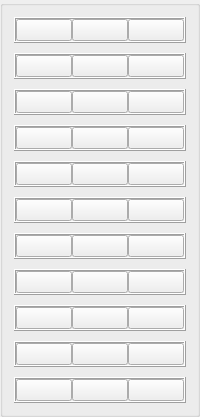
                 <widget class="QGroupBox" name="groupBox_6">
                  <layout class="QVBoxLayout" name="verticalLayout_4">
                   <property name="spacing">
                    <number>10</number>
                   </property>
                   <item>
                    <widget class="QFrame" name="frame_9">
                     <property name="frameShape">
                      <enum>QFrame::Box</enum>
                     </property>
                     <property name="frameShadow">
                      <enum>QFrame::Raised</enum>
                     </property>
                     <layout class="QHBoxLayout" name="horizontalLayout_2">
                      <property name="spacing">
                       <number>0</number>
                      </property>
                      <property name="leftMargin">
                       <number>0</number>
                      </property>
                      <property name="topMargin">
                       <number>0</number>
                      </property>
                      <property name="rightMargin">
                       <number>0</number>
                      </property>
                      <property name="bottomMargin">
                       <number>0</number>
                      </property>
                      <item>
                       <widget class="QPushButton" name="btn_stick_1">
                        <property name="text">
                         <string/>
                        </property>
                        <property name="icon">
                         <iconset resource="resource_rc.qrc">
                          <normaloff>:/icon/Icon/check_24dp_000000_FILL0_wght400_GRAD0_opsz24.png</normaloff>:/icon/Icon/check_24dp_000000_FILL0_wght400_GRAD0_opsz24.png</iconset>
                        </property>
                       </widget>
                      </item>
                      <item>
                       <widget class="QPushButton" name="btn_sample_1">
                        <property name="text">
                         <string/>
                        </property>
                        <property name="icon">
                         <iconset resource="resource_rc.qrc">
                          <normaloff>:/icon/Icon/search_24dp_000000_FILL0_wght400_GRAD200_opsz24.png</normaloff>
                          <normalon>:/icon/Icon/search_24dp_000000_FILL0_wght400_GRAD200_opsz24.png</normalon>:/icon/Icon/search_24dp_000000_FILL0_wght400_GRAD200_opsz24.png</iconset>
                        </property>
                       </widget>
                      </item>
                      <item>
                       <widget class="QPushButton" name="btn_delete_1">
                        <property name="text">
                         <string/>
                        </property>
                        <property name="icon">
                         <iconset resource="resource_rc.qrc">
                          <normaloff>:/icon/Icon/delete_24dp_000000_FILL0_wght400_GRAD200_opsz24.png</normaloff>:/icon/Icon/delete_24dp_000000_FILL0_wght400_GRAD200_opsz24.png</iconset>
                        </property>
                       </widget>
                      </item>
                     </layout>
                    </widget>
                   </item>
                   <item>
                    <widget class="QFrame" name="frame_10">
                     <property name="frameShape">
                      <enum>QFrame::Box</enum>
                     </property>
                     <property name="frameShadow">
                      <enum>QFrame::Raised</enum>
                     </property>
                     <layout class="QHBoxLayout" name="horizontalLayout_3">
                      <property name="spacing">
                       <number>0</number>
                      </property>
                      <property name="leftMargin">
                       <number>0</number>
                      </property>
                      <property name="topMargin">
                       <number>0</number>
                      </property>
                      <property name="rightMargin">
                       <number>0</number>
                      </property>
                      <property name="bottomMargin">
                       <number>0</number>
                      </property>
                      <item>
                       <widget class="QPushButton" name="btn_stick_2">
                        <property name="text">
                         <string/>
                        </property>
                        <property name="icon">
                         <iconset resource="resource_rc.qrc">
                          <normaloff>:/icon/Icon/check_24dp_000000_FILL0_wght400_GRAD0_opsz24.png</normaloff>:/icon/Icon/check_24dp_000000_FILL0_wght400_GRAD0_opsz24.png</iconset>
                        </property>
                       </widget>
                      </item>
                      <item>
                       <widget class="QPushButton" name="btn_sample_2">
                        <property name="text">
                         <string/>
                        </property>
                        <property name="icon">
                         <iconset resource="resource_rc.qrc">
                          <normaloff>:/icon/Icon/search_24dp_000000_FILL0_wght400_GRAD200_opsz24.png</normaloff>
                          <normalon>:/icon/Icon/search_24dp_000000_FILL0_wght400_GRAD200_opsz24.png</normalon>:/icon/Icon/search_24dp_000000_FILL0_wght400_GRAD200_opsz24.png</iconset>
                        </property>
                       </widget>
                      </item>
                      <item>
                       <widget class="QPushButton" name="btn_delete_2">
                        <property name="text">
                         <string/>
                        </property>
                        <property name="icon">
                         <iconset resource="resource_rc.qrc">
                          <normaloff>:/icon/Icon/delete_24dp_000000_FILL0_wght400_GRAD200_opsz24.png</normaloff>:/icon/Icon/delete_24dp_000000_FILL0_wght400_GRAD200_opsz24.png</iconset>
                        </property>
                       </widget>
                      </item>
                     </layout>
                    </widget>
                   </item>
                   <item>
                    <widget class="QFrame" name="frame_13">
                     <property name="frameShape">
                      <enum>QFrame::Box</enum>
                     </property>
                     <property name="frameShadow">
                      <enum>QFrame::Raised</enum>
                     </property>
                     <layout class="QHBoxLayout" name="horizontalLayout_6">
                      <property name="spacing">
                       <number>0</number>
                      </property>
                      <property name="leftMargin">
                       <number>0</number>
                      </property>
                      <property name="topMargin">
                       <number>0</number>
                      </property>
                      <property name="rightMargin">
                       <number>0</number>
                      </property>
                      <property name="bottomMargin">
                       <number>0</number>
                      </property>
                      <item>
                       <widget class="QPushButton" name="btn_stick_3">
                        <property name="text">
                         <string/>
                        </property>
                        <property name="icon">
                         <iconset resource="resource_rc.qrc">
                          <normaloff>:/icon/Icon/check_24dp_000000_FILL0_wght400_GRAD0_opsz24.png</normaloff>:/icon/Icon/check_24dp_000000_FILL0_wght400_GRAD0_opsz24.png</iconset>
                        </property>
                       </widget>
                      </item>
                      <item>
                       <widget class="QPushButton" name="btn_sample_3">
                        <property name="text">
                         <string/>
                        </property>
                        <property name="icon">
                         <iconset resource="resource_rc.qrc">
                          <normaloff>:/icon/Icon/search_24dp_000000_FILL0_wght400_GRAD200_opsz24.png</normaloff>
                          <normalon>:/icon/Icon/search_24dp_000000_FILL0_wght400_GRAD200_opsz24.png</normalon>:/icon/Icon/search_24dp_000000_FILL0_wght400_GRAD200_opsz24.png</iconset>
                        </property>
                       </widget>
                      </item>
                      <item>
                       <widget class="QPushButton" name="btn_delete_3">
                        <property name="text">
                         <string/>
                        </property>
                        <property name="icon">
                         <iconset resource="resource_rc.qrc">
                          <normaloff>:/icon/Icon/delete_24dp_000000_FILL0_wght400_GRAD200_opsz24.png</normaloff>:/icon/Icon/delete_24dp_000000_FILL0_wght400_GRAD200_opsz24.png</iconset>
                        </property>
                       </widget>
                      </item>
                     </layout>
                    </widget>
                   </item>
                   <item>
                    <widget class="QFrame" name="frame_16">
                     <property name="frameShape">
                      <enum>QFrame::Box</enum>
                     </property>
                     <property name="frameShadow">
                      <enum>QFrame::Raised</enum>
                     </property>
                     <layout class="QHBoxLayout" name="horizontalLayout_7">
                      <property name="spacing">
                       <number>0</number>
                      </property>
                      <property name="leftMargin">
                       <number>0</number>
                      </property>
                      <property name="topMargin">
                       <number>0</number>
                      </property>
                      <property name="rightMargin">
                       <number>0</number>
                      </property>
                      <property name="bottomMargin">
                       <number>0</number>
                      </property>
                      <item>
                       <widget class="QPushButton" name="btn_stick_4">
                        <property name="text">
                         <string/>
                        </property>
                        <property name="icon">
                         <iconset resource="resource_rc.qrc">
                          <normaloff>:/icon/Icon/check_24dp_000000_FILL0_wght400_GRAD0_opsz24.png</normaloff>:/icon/Icon/check_24dp_000000_FILL0_wght400_GRAD0_opsz24.png</iconset>
                        </property>
                       </widget>
                      </item>
                      <item>
                       <widget class="QPushButton" name="btn_sample_4">
                        <property name="text">
                         <string/>
                        </property>
                        <property name="icon">
                         <iconset resource="resource_rc.qrc">
                          <normaloff>:/icon/Icon/search_24dp_000000_FILL0_wght400_GRAD200_opsz24.png</normaloff>
                          <normalon>:/icon/Icon/search_24dp_000000_FILL0_wght400_GRAD200_opsz24.png</normalon>:/icon/Icon/search_24dp_000000_FILL0_wght400_GRAD200_opsz24.png</iconset>
                        </property>
                       </widget>
                      </item>
                      <item>
                       <widget class="QPushButton" name="btn_delete_4">
                        <property name="text">
                         <string/>
                        </property>
                        <property name="icon">
                         <iconset resource="resource_rc.qrc">
                          <normaloff>:/icon/Icon/delete_24dp_000000_FILL0_wght400_GRAD200_opsz24.png</normaloff>:/icon/Icon/delete_24dp_000000_FILL0_wght400_GRAD200_opsz24.png</iconset>
                        </property>
                       </widget>
                      </item>
                     </layout>
                    </widget>
                   </item>
                   <item>
                    <widget class="QFrame" name="frame_17">
                     <property name="frameShape">
                      <enum>QFrame::Box</enum>
                     </property>
                     <property name="frameShadow">
                      <enum>QFrame::Raised</enum>
                     </property>
                     <layout class="QHBoxLayout" name="horizontalLayout_8">
                      <property name="spacing">
                       <number>0</number>
                      </property>
                      <property name="leftMargin">
                       <number>0</number>
                      </property>
                      <property name="topMargin">
                       <number>0</number>
                      </property>
                      <property name="rightMargin">
                       <number>0</number>
                      </property>
                      <property name="bottomMargin">
                       <number>0</number>
                      </property>
                      <item>
                       <widget class="QPushButton" name="btn_stick_5">
                        <property name="text">
                         <string/>
                        </property>
                        <property name="icon">
                         <iconset resource="resource_rc.qrc">
                          <normaloff>:/icon/Icon/check_24dp_000000_FILL0_wght400_GRAD0_opsz24.png</normaloff>:/icon/Icon/check_24dp_000000_FILL0_wght400_GRAD0_opsz24.png</iconset>
                        </property>
                       </widget>
                      </item>
                      <item>
                       <widget class="QPushButton" name="btn_sample_5">
                        <property name="text">
                         <string/>
                        </property>
                        <property name="icon">
                         <iconset resource="resource_rc.qrc">
                          <normaloff>:/icon/Icon/search_24dp_000000_FILL0_wght400_GRAD200_opsz24.png</normaloff>
                          <normalon>:/icon/Icon/search_24dp_000000_FILL0_wght400_GRAD200_opsz24.png</normalon>:/icon/Icon/search_24dp_000000_FILL0_wght400_GRAD200_opsz24.png</iconset>
                        </property>
                       </widget>
                      </item>
                      <item>
                       <widget class="QPushButton" name="btn_delete_5">
                        <property name="text">
                         <string/>
                        </property>
                        <property name="icon">
                         <iconset resource="resource_rc.qrc">
                          <normaloff>:/icon/Icon/delete_24dp_000000_FILL0_wght400_GRAD200_opsz24.png</normaloff>:/icon/Icon/delete_24dp_000000_FILL0_wght400_GRAD200_opsz24.png</iconset>
                        </property>
                       </widget>
                      </item>
                     </layout>
                    </widget>
                   </item>
                   <item>
                    <widget class="QFrame" name="frame_18">
                     <property name="frameShape">
                      <enum>QFrame::Box</enum>
                     </property>
                     <property name="frameShadow">
                      <enum>QFrame::Raised</enum>
                     </property>
                     <layout class="QHBoxLayout" name="horizontalLayout_9">
                      <property name="spacing">
                       <number>0</number>
                      </property>
                      <property name="leftMargin">
                       <number>0</number>
                      </property>
                      <property name="topMargin">
                       <number>0</number>
                      </property>
                      <property name="rightMargin">
                       <number>0</number>
                      </property>
                      <property name="bottomMargin">
                       <number>0</number>
                      </property>
                      <item>
                       <widget class="QPushButton" name="btn_stick_6">
                        <property name="text">
                         <string/>
                        </property>
                        <property name="icon">
                         <iconset resource="resource_rc.qrc">
                          <normaloff>:/icon/Icon/check_24dp_000000_FILL0_wght400_GRAD0_opsz24.png</normaloff>:/icon/Icon/check_24dp_000000_FILL0_wght400_GRAD0_opsz24.png</iconset>
                        </property>
                       </widget>
                      </item>
                      <item>
                       <widget class="QPushButton" name="btn_sample_6">
                        <property name="text">
                         <string/>
                        </property>
                        <property name="icon">
                         <iconset resource="resource_rc.qrc">
                          <normaloff>:/icon/Icon/search_24dp_000000_FILL0_wght400_GRAD200_opsz24.png</normaloff>
                          <normalon>:/icon/Icon/search_24dp_000000_FILL0_wght400_GRAD200_opsz24.png</normalon>:/icon/Icon/search_24dp_000000_FILL0_wght400_GRAD200_opsz24.png</iconset>
                        </property>
                       </widget>
                      </item>
                      <item>
                       <widget class="QPushButton" name="btn_delete_6">
                        <property name="text">
                         <string/>
                        </property>
                        <property name="icon">
                         <iconset resource="resource_rc.qrc">
                          <normaloff>:/icon/Icon/delete_24dp_000000_FILL0_wght400_GRAD200_opsz24.png</normaloff>:/icon/Icon/delete_24dp_000000_FILL0_wght400_GRAD200_opsz24.png</iconset>
                        </property>
                       </widget>
                      </item>
                     </layout>
                    </widget>
                   </item>
                   <item>
                    <widget class="QFrame" name="frame_19">
                     <property name="frameShape">
                      <enum>QFrame::Box</enum>
                     </property>
                     <property name="frameShadow">
                      <enum>QFrame::Raised</enum>
                     </property>
                     <layout class="QHBoxLayout" name="horizontalLayout_10">
                      <property name="spacing">
                       <number>0</number>
                      </property>
                      <property name="leftMargin">
                       <number>0</number>
                      </property>
                      <property name="topMargin">
                       <number>0</number>
                      </property>
                      <property name="rightMargin">
                       <number>0</number>
                      </property>
                      <property name="bottomMargin">
                       <number>0</number>
                      </property>
                      <item>
                       <widget class="QPushButton" name="btn_stick_7">
                        <property name="text">
                         <string/>
                        </property>
                        <property name="icon">
                         <iconset resource="resource_rc.qrc">
                          <normaloff>:/icon/Icon/check_24dp_000000_FILL0_wght400_GRAD0_opsz24.png</normaloff>:/icon/Icon/check_24dp_000000_FILL0_wght400_GRAD0_opsz24.png</iconset>
                        </property>
                       </widget>
                      </item>
                      <item>
                       <widget class="QPushButton" name="btn_sample_7">
                        <property name="text">
                         <string/>
                        </property>
                        <property name="icon">
                         <iconset resource="resource_rc.qrc">
                          <normaloff>:/icon/Icon/search_24dp_000000_FILL0_wght400_GRAD200_opsz24.png</normaloff>
                          <normalon>:/icon/Icon/search_24dp_000000_FILL0_wght400_GRAD200_opsz24.png</normalon>:/icon/Icon/search_24dp_000000_FILL0_wght400_GRAD200_opsz24.png</iconset>
                        </property>
                       </widget>
                      </item>
                      <item>
                       <widget class="QPushButton" name="btn_delete_7">
                        <property name="text">
                         <string/>
                        </property>
                        <property name="icon">
                         <iconset resource="resource_rc.qrc">
                          <normaloff>:/icon/Icon/delete_24dp_000000_FILL0_wght400_GRAD200_opsz24.png</normaloff>:/icon/Icon/delete_24dp_000000_FILL0_wght400_GRAD200_opsz24.png</iconset>
                        </property>
                       </widget>
                      </item>
                     </layout>
                    </widget>
                   </item>
                   <item>
                    <widget class="QFrame" name="frame_20">
                     <property name="frameShape">
                      <enum>QFrame::Box</enum>
                     </property>
                     <property name="frameShadow">
                      <enum>QFrame::Raised</enum>
                     </property>
                     <layout class="QHBoxLayout" name="horizontalLayout_11">
                      <property name="spacing">
                       <number>0</number>
                      </property>
                      <property name="leftMargin">
                       <number>0</number>
                      </property>
                      <property name="topMargin">
                       <number>0</number>
                      </property>
                      <property name="rightMargin">
                       <number>0</number>
                      </property>
                      <property name="bottomMargin">
                       <number>0</number>
                      </property>
                      <item>
                       <widget class="QPushButton" name="btn_stick_8">
                        <property name="text">
                         <string/>
                        </property>
                        <property name="icon">
                         <iconset resource="resource_rc.qrc">
                          <normaloff>:/icon/Icon/check_24dp_000000_FILL0_wght400_GRAD0_opsz24.png</normaloff>:/icon/Icon/check_24dp_000000_FILL0_wght400_GRAD0_opsz24.png</iconset>
                        </property>
                       </widget>
                      </item>
                      <item>
                       <widget class="QPushButton" name="btn_sample_8">
                        <property name="text">
                         <string/>
                        </property>
                        <property name="icon">
                         <iconset resource="resource_rc.qrc">
                          <normaloff>:/icon/Icon/search_24dp_000000_FILL0_wght400_GRAD200_opsz24.png</normaloff>
                          <normalon>:/icon/Icon/search_24dp_000000_FILL0_wght400_GRAD200_opsz24.png</normalon>:/icon/Icon/search_24dp_000000_FILL0_wght400_GRAD200_opsz24.png</iconset>
                        </property>
                       </widget>
                      </item>
                      <item>
                       <widget class="QPushButton" name="btn_delete_8">
                        <property name="text">
                         <string/>
                        </property>
                        <property name="icon">
                         <iconset resource="resource_rc.qrc">
                          <normaloff>:/icon/Icon/delete_24dp_000000_FILL0_wght400_GRAD200_opsz24.png</normaloff>:/icon/Icon/delete_24dp_000000_FILL0_wght400_GRAD200_opsz24.png</iconset>
                        </property>
                       </widget>
                      </item>
                     </layout>
                    </widget>
                   </item>
                   <item>
                    <widget class="QFrame" name="frame_21">
                     <property name="frameShape">
                      <enum>QFrame::Box</enum>
                     </property>
                     <property name="frameShadow">
                      <enum>QFrame::Raised</enum>
                     </property>
                     <layout class="QHBoxLayout" name="horizontalLayout_12">
                      <property name="spacing">
                       <number>0</number>
                      </property>
                      <property name="leftMargin">
                       <number>0</number>
                      </property>
                      <property name="topMargin">
                       <number>0</number>
                      </property>
                      <property name="rightMargin">
                       <number>0</number>
                      </property>
                      <property name="bottomMargin">
                       <number>0</number>
                      </property>
                      <item>
                       <widget class="QPushButton" name="btn_stick_9">
                        <property name="text">
                         <string/>
                        </property>
                        <property name="icon">
                         <iconset resource="resource_rc.qrc">
                          <normaloff>:/icon/Icon/check_24dp_000000_FILL0_wght400_GRAD0_opsz24.png</normaloff>:/icon/Icon/check_24dp_000000_FILL0_wght400_GRAD0_opsz24.png</iconset>
                        </property>
                       </widget>
                      </item>
                      <item>
                       <widget class="QPushButton" name="btn_sample_9">
                        <property name="text">
                         <string/>
                        </property>
                        <property name="icon">
                         <iconset resource="resource_rc.qrc">
                          <normaloff>:/icon/Icon/search_24dp_000000_FILL0_wght400_GRAD200_opsz24.png</normaloff>
                          <normalon>:/icon/Icon/search_24dp_000000_FILL0_wght400_GRAD200_opsz24.png</normalon>:/icon/Icon/search_24dp_000000_FILL0_wght400_GRAD200_opsz24.png</iconset>
                        </property>
                       </widget>
                      </item>
                      <item>
                       <widget class="QPushButton" name="btn_delete_9">
                        <property name="text">
                         <string/>
                        </property>
                        <property name="icon">
                         <iconset resource="resource_rc.qrc">
                          <normaloff>:/icon/Icon/delete_24dp_000000_FILL0_wght400_GRAD200_opsz24.png</normaloff>:/icon/Icon/delete_24dp_000000_FILL0_wght400_GRAD200_opsz24.png</iconset>
                        </property>
                       </widget>
                      </item>
                     </layout>
                    </widget>
                   </item>
                   <item>
                    <widget class="QFrame" name="frame_22">
                     <property name="frameShape">
                      <enum>QFrame::Box</enum>
                     </property>
                     <property name="frameShadow">
                      <enum>QFrame::Raised</enum>
                     </property>
                     <layout class="QHBoxLayout" name="horizontalLayout_13">
                      <property name="spacing">
                       <number>0</number>
                      </property>
                      <property name="leftMargin">
                       <number>0</number>
                      </property>
                      <property name="topMargin">
                       <number>0</number>
                      </property>
                      <property name="rightMargin">
                       <number>0</number>
                      </property>
                      <property name="bottomMargin">
                       <number>0</number>
                      </property>
                      <item>
                       <widget class="QPushButton" name="btn_stick_10">
                        <property name="text">
                         <string/>
                        </property>
                        <property name="icon">
                         <iconset resource="resource_rc.qrc">
                          <normaloff>:/icon/Icon/check_24dp_000000_FILL0_wght400_GRAD0_opsz24.png</normaloff>:/icon/Icon/check_24dp_000000_FILL0_wght400_GRAD0_opsz24.png</iconset>
                        </property>
                       </widget>
                      </item>
                      <item>
                       <widget class="QPushButton" name="btn_sample_10">
                        <property name="text">
                         <string/>
                        </property>
                        <property name="icon">
                         <iconset resource="resource_rc.qrc">
                          <normaloff>:/icon/Icon/search_24dp_000000_FILL0_wght400_GRAD200_opsz24.png</normaloff>
                          <normalon>:/icon/Icon/search_24dp_000000_FILL0_wght400_GRAD200_opsz24.png</normalon>:/icon/Icon/search_24dp_000000_FILL0_wght400_GRAD200_opsz24.png</iconset>
                        </property>
                       </widget>
                      </item>
                      <item>
                       <widget class="QPushButton" name="btn_delete_10">
                        <property name="text">
                         <string/>
                        </property>
                        <property name="icon">
                         <iconset resource="resource_rc.qrc">
                          <normaloff>:/icon/Icon/delete_24dp_000000_FILL0_wght400_GRAD200_opsz24.png</normaloff>:/icon/Icon/delete_24dp_000000_FILL0_wght400_GRAD200_opsz24.png</iconset>
                        </property>
                       </widget>
                      </item>
                     </layout>
                    </widget>
                   </item>
                   <item>
                    <widget class="QFrame" name="frame_11">
                     <property name="frameShape">
                      <enum>QFrame::Box</enum>
                     </property>
                     <property name="frameShadow">
                      <enum>QFrame::Raised</enum>
                     </property>
                     <layout class="QHBoxLayout" name="horizontalLayout_4">
                      <property name="spacing">
                       <number>0</number>
                      </property>
                      <property name="leftMargin">
                       <number>0</number>
                      </property>
                      <property name="topMargin">
                       <number>0</number>
                      </property>
                      <property name="rightMargin">
                       <number>0</number>
                      </property>
                      <property name="bottomMargin">
                       <number>0</number>
                      </property>
                      <item>
                       <widget class="QPushButton" name="btn_stick_11">
                        <property name="text">
                         <string/>
                        </property>
                        <property name="icon">
                         <iconset resource="resource_rc.qrc">
                          <normaloff>:/icon/Icon/check_24dp_000000_FILL0_wght400_GRAD0_opsz24.png</normaloff>:/icon/Icon/check_24dp_000000_FILL0_wght400_GRAD0_opsz24.png</iconset>
                        </property>
                       </widget>
                      </item>
                      <item>
                       <widget class="QPushButton" name="btn_sample_11">
                        <property name="text">
                         <string/>
                        </property>
                        <property name="icon">
                         <iconset resource="resource_rc.qrc">
                          <normaloff>:/icon/Icon/search_24dp_000000_FILL0_wght400_GRAD200_opsz24.png</normaloff>
                          <normalon>:/icon/Icon/search_24dp_000000_FILL0_wght400_GRAD200_opsz24.png</normalon>:/icon/Icon/search_24dp_000000_FILL0_wght400_GRAD200_opsz24.png</iconset>
                        </property>
                       </widget>
                      </item>
                      <item>
                       <widget class="QPushButton" name="btn_delete_11">
                        <property name="text">
                         <string/>
                        </property>
                        <property name="icon">
                         <iconset resource="resource_rc.qrc">
                          <normaloff>:/icon/Icon/delete_24dp_000000_FILL0_wght400_GRAD200_opsz24.png</normaloff>:/icon/Icon/delete_24dp_000000_FILL0_wght400_GRAD200_opsz24.png</iconset>
                        </property>
                       </widget>
                      </item>
                     </layout>
                    </widget>
                   </item>
                  </layout>
                 </widget>
